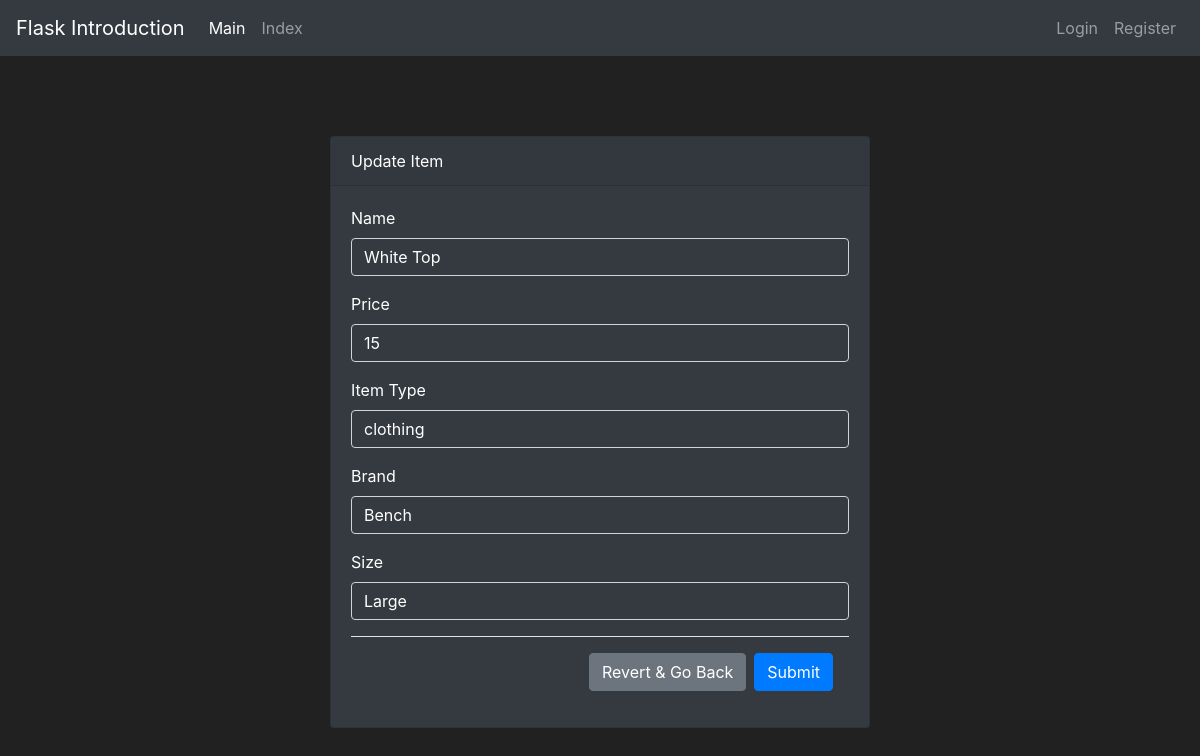
Page /UpdateItem/3 on the committed database.
### static/entities.py (models this page shows)
class Item(db.Model):
    __tablename__ = 'item'
    id = db.Column(db.Integer, primary_key=True)
    name = db.Column(db.String(50), nullable=False)
    price = db.Column(db.Integer, nullable=False, default=50)
    description = db.Column(db.String(200), nullable=True)
    type = db.Column(db.String(50))
    owners = db.relationship('User', secondary=item_user_association, backref=db.backref('items_owned', lazy='dynamic'),overlaps="items_owned,owners")
    __mapper_args__ = {
        'polymorphic_identity': 'item',
        'polymorphic_on': type
    }

class Clothing(Item):
    __tablename__ = 'clothing'
    id = db.Column(db.Integer, db.ForeignKey('item.id'), primary_key=True)
    brand = db.Column(db.String(), nullable=False)
    size = db.Column(db.String(), nullable=False)
    __mapper_args__ = {
        'polymorphic_identity': 'clothing',
    }

### static/routes.py (the view)
@app.route('/UpdateItem/<item_id>', methods=['GET', 'POST'])
def UpdateItem(item_id):
    ItemToUpdate = Item.query.filter_by(id=item_id).first()
    if ItemToUpdate.type == "electronics":
        form = ElectronicsForm(obj=ItemToUpdate)
    elif ItemToUpdate.type == "clothing":
        form = ClothingForm(obj=ItemToUpdate)
    elif ItemToUpdate.type == "food":
        form = FoodForm(obj=ItemToUpdate)
    if form.validate_on_submit():
        form.populate_obj(ItemToUpdate)
        db.session.commit()
        flash(f'Success! The update has been committed to the database', category='success')
        return redirect(url_for('index'))
    else:
        CheckFormError(form)
    return render_template('UpdateItem.html',form=form,type=ItemToUpdate.type)

### static/forms.py
class ClothingForm(ItemForm):
    brand = StringField('Brand', validators=[DataRequired()])
    size = StringField('Size', validators=[DataRequired()])

### static/routes.py (called while the page is built)
def CheckFormError(form):
    if form.errors != {}:
        for err_msg in form.errors.values():
            flash(f'Error: {err_msg}', category='danger')

### static/templates/UpdateItem.html (shortened to what this page needs)
{% extends 'base.html' %}
{% block content %}
<div class="container">
  <div class="row justify-content-center">
    <div class="col-md-6">
      <div class="card bg-dark text-white">
        <div class="card-header">
          Update Item
        </div>
        <div class="card-body">
          <form id="update_form" method="POST" class="form-register">
            <div class="form-group">
              <label for="name" class="text-white">Name</label>
              {{ form.name(class="form-control bg-dark text-white", placeholder="Enter Name...", autocomplete="off") }}
            </div>
            <div class="form-group">
              <label for="price" class="text-white">Price</label>
              {{ form.price(class="form-control bg-dark text-white", placeholder="Enter Price...", autocomplete="off") }}
            </div>
            <div class="form-group">
              <label for="type" class="text-white">Item Type</label>
              {{ form.type(class="form-control bg-dark text-white", placeholder="Item Type...", autocomplete="off") }}
            </div>
            {%if type == "electronics" %}
            <div class="form-group">
              <label for="manufacturer" class="text-white">Manufacturer</label>
              {{ form.manufacturer(class="form-control bg-dark text-white", autocomplete="off") }}
            </div>
            {%elif type == "clothing" %}
            <div class="form-group">
              <label for="brand" class="text-white">Brand</label>
              {{ form.brand(class="form-control bg-dark text-white", placeholder="Enter Brand...", autocomplete="off") }}
            </div>
            <div class="form-group">
              <label for="size" class="text-white">Size</label>
              {{ form.size(class="form-control bg-dark text-white", placeholder="Enter Size...", autocomplete="off") }}
            </div>
            {%endif%}
            <div class="modal-footer">
                <a type="button" class="btn btn-secondary" href="{{url_for('index')}}">Revert & Go Back</a>
                <button type="submit" class="btn btn-primary" onclick="submitForm('update_form')">Submit</button>
              </div>
          </form>
        </div>
      </div>
    </div>
  </div>
</div>
{% endblock %}

### static/templates/base.html (style rules this page uses)
.card { margin-top: 10vh; }
body { background-color: #212121; color: white }

### rows in the picture
Item: name "White Top", type "clothing"
Clothing: brand "Bench", size "Large"
